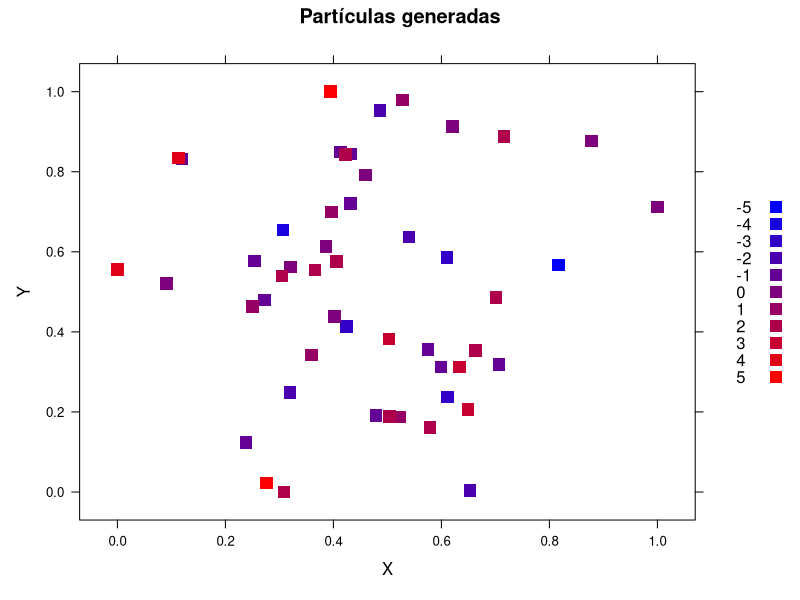

Write R code to recreate this figure.
n <- 50
p <- data.frame(x = rnorm(n), y=rnorm(n), c=rnorm(n))
xmax <- max(p$x)
xmin <- min(p$x)
p$x <- (p$x - xmin) / (xmax - xmin) # ahora son de 0 a 1
ymax <- max(p$y)
ymin <- min(p$y)
p$y <- (p$y - ymin) / (ymax - ymin) # las y tambien
cmax <- max(p$c)
cmin <- min(p$c)
p$c <- 2 * (p$c - cmin) / (cmax - cmin) - 1 # cargas son entre -1 y 1
library(lattice)
p$g <- round(5 * p$c) # coloreamos segun la carga a 11 niveles de -5 a 5
paso <- floor(256 / 10)
niveles <- seq(0, 255, paso)
print(length(niveles))
colores <- rgb(niveles, rep(0, 11), rev(niveles), max=255)
print(colores)
png("p9i.png")
xyplot(y ~ x, group=g, data=p, auto.key=list(space="right"),
       xlab="X", ylab="Y", main="Part\u{00ed}culas generadas",
       par.settings = list(superpose.symbol = list(pch = 15, cex = 1.5,
                                                   col = colores)))
graphics.off()